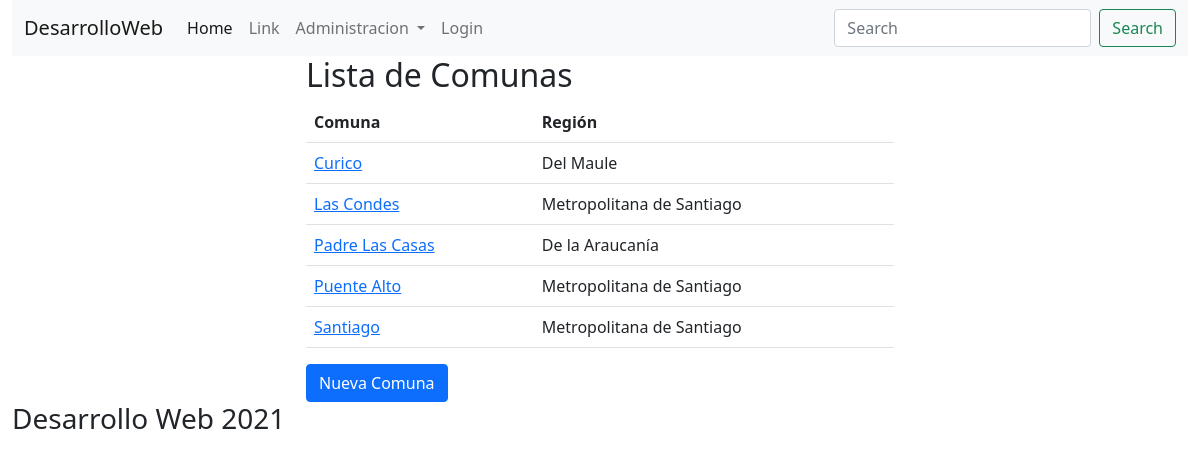
Before: /comunas/index.php with the older database file.
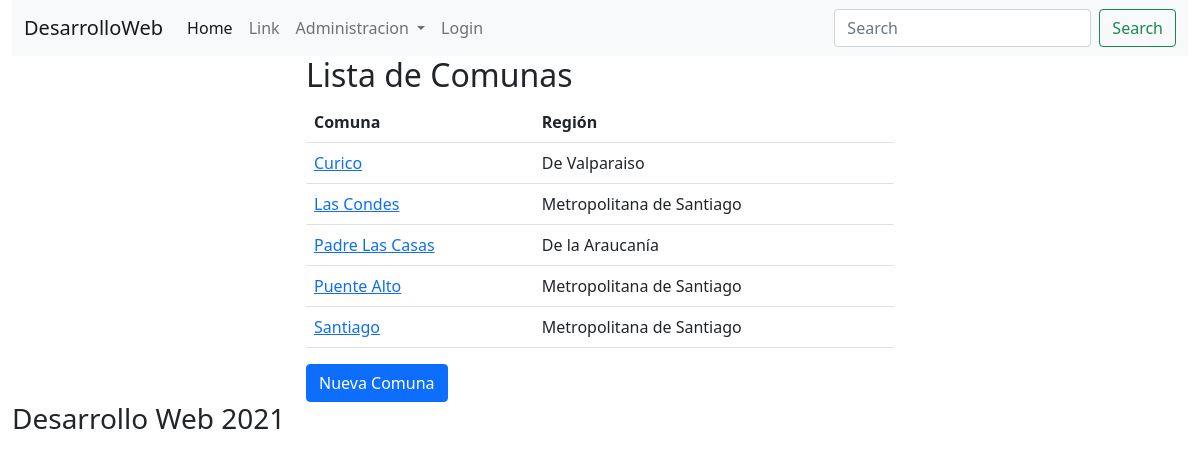
After: the same page with the newer database file.
### tables this page shows
CREATE TABLE `comunas` (
  `id` int NOT NULL AUTO_INCREMENT,
  `nombre` varchar(255) NOT NULL,
  `region_id` int NOT NULL,
  `created_at` datetime DEFAULT NULL,
  `updated_at` datetime DEFAULT NULL,
  PRIMARY KEY (`id`),
  KEY `region` (`region_id`),
  CONSTRAINT `comunas_ibfk_1` FOREIGN KEY (`region_id`) REFERENCES `regiones` (`id`)
);

CREATE TABLE `regiones` (
  `id` int NOT NULL AUTO_INCREMENT,
  `nombre` varchar(255) NOT NULL,
  `created_at` datetime DEFAULT NULL,
  `updated_at` datetime DEFAULT NULL,
  PRIMARY KEY (`id`)
);

### comunas/index.php (the view, shortened to what this page needs)
<?php
    require('../class/conexion.php');
    $res = $mbd->query("SELECT c.id, c.nombre, r.nombre as region FROM comunas c INNER JOIN regiones r ON c.region_id = r.id ORDER BY c.nombre");
    $comunas = $res->fetchall();
?>
<!DOCTYPE html>
<html lang="en">
<head>
    <link href="https://cdn.jsdelivr.net/npm/bootstrap@5.0.0-beta3/dist/css/bootstrap.min.css" rel="stylesheet">
</head>
<body>
    <div class="container-fluid">
        <header>
            <?php include('../partials/menu.php'); ?>
        </header>
        <section>
            <div class="col-md-6 offset-md-3">
                <h2>Lista de Comunas</h2>
                <?php if(isset($comunas) && count($comunas)): ?>
                    <table class="table table-hover">
                        <tr>
                            <th>Comuna</th>
                            <th>Región</th>
                        </tr>
                        <?php foreach($comunas as $comuna): ?>
                            <tr>
                                <td>
                                    <a href="show.php?id=<?php echo $comuna['id']; ?>">
                                        <?php echo $comuna['nombre']; ?>
                                    </a>
                                </td>
                                <td>
                                    <?php echo $comuna['region']; ?>
                                </td>
                            </tr>
                        <?php endforeach; ?>
                    </table>
                <?php else: ?>
                    <p class="text-info">
                        No hay comunas registradas
                    </p>
                <?php endif; ?>
                <a href="add.php" class="btn btn-primary"> Nueva Comuna </a>
            </div>
        </section>
        <footer>
            <h3>Desarrollo Web 2021</h3>
        </footer>
    </div>
</body>
</html>

Changed rows visible on the page:
changed comunas "Curico": region.nombre "Del Maule" → "De Valparaiso"
